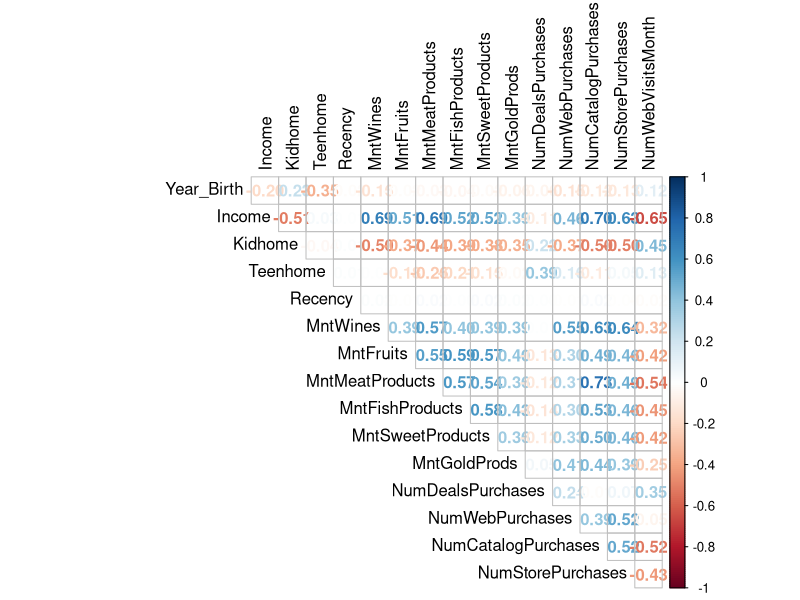
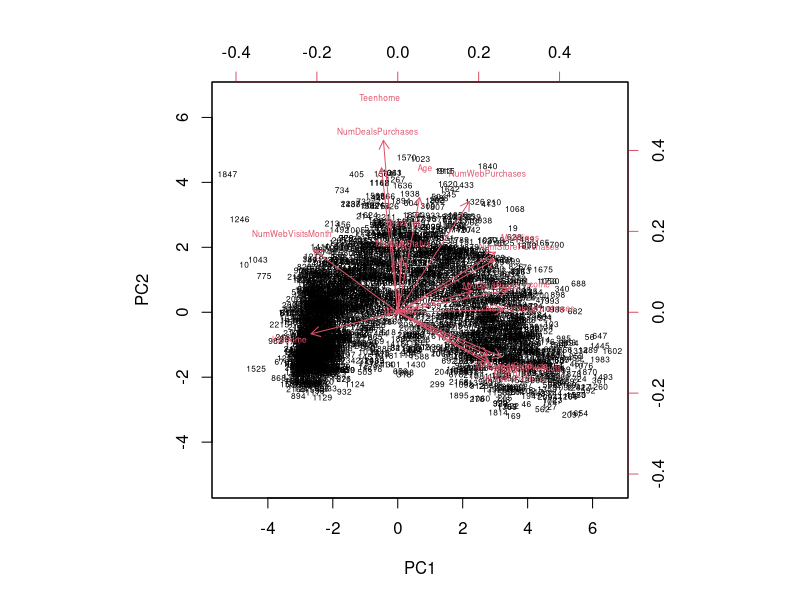
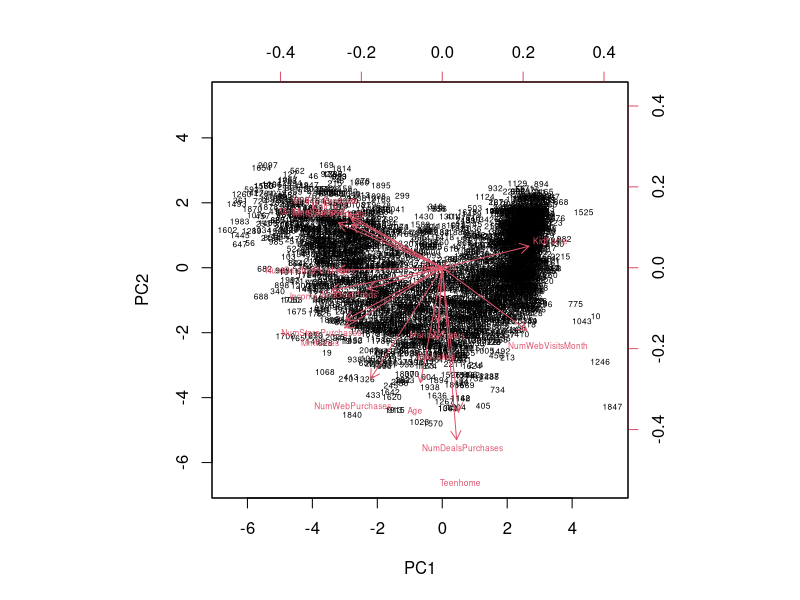
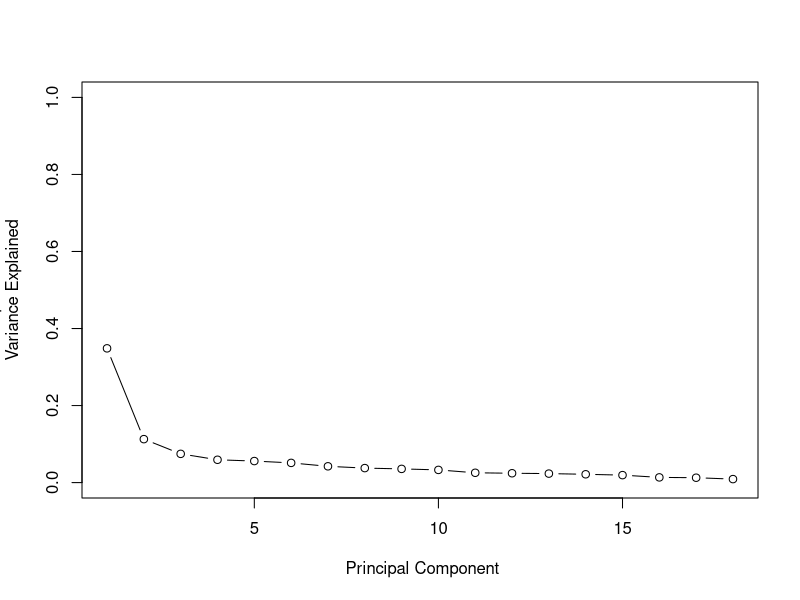
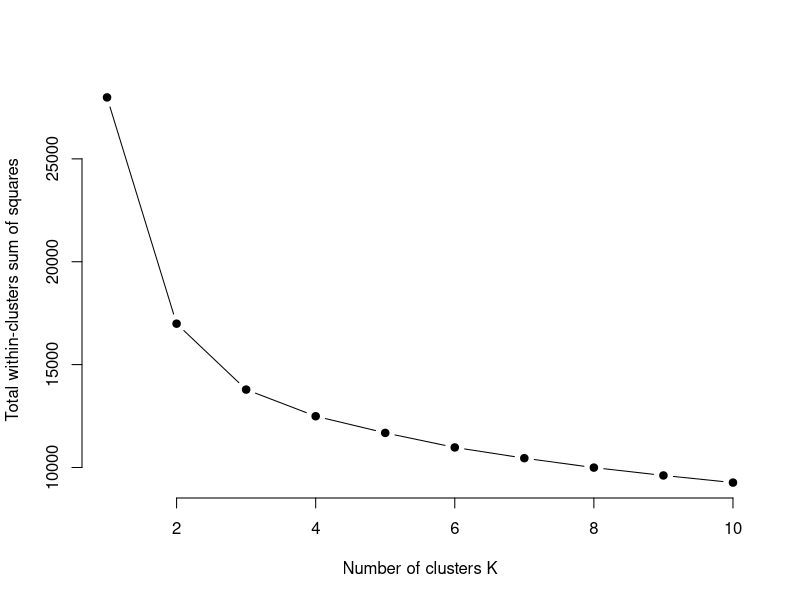
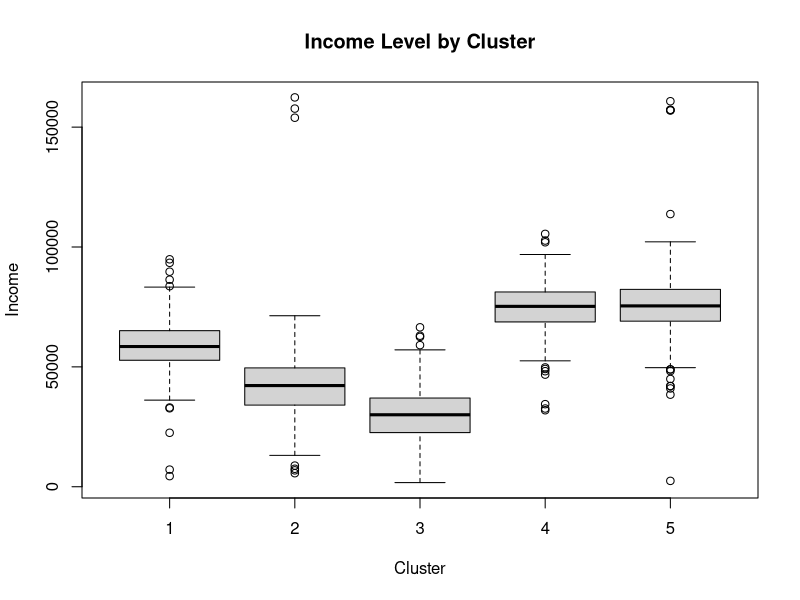
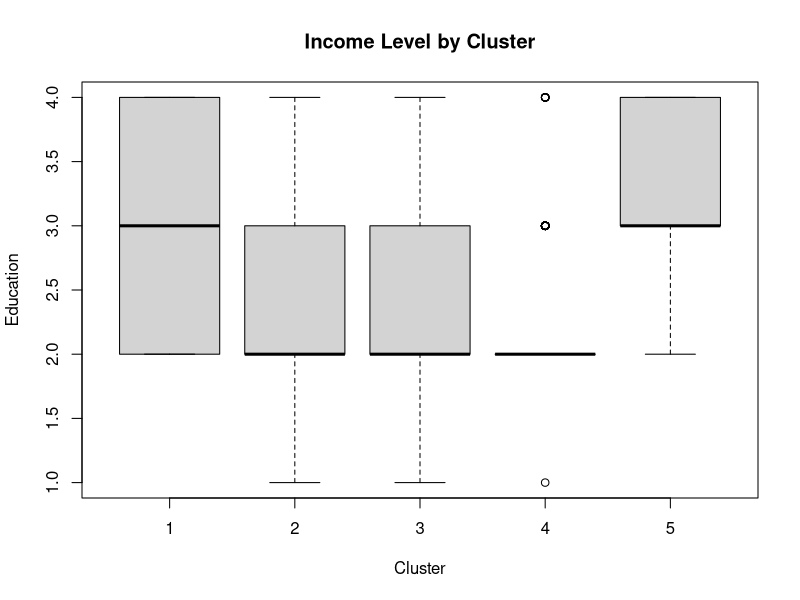
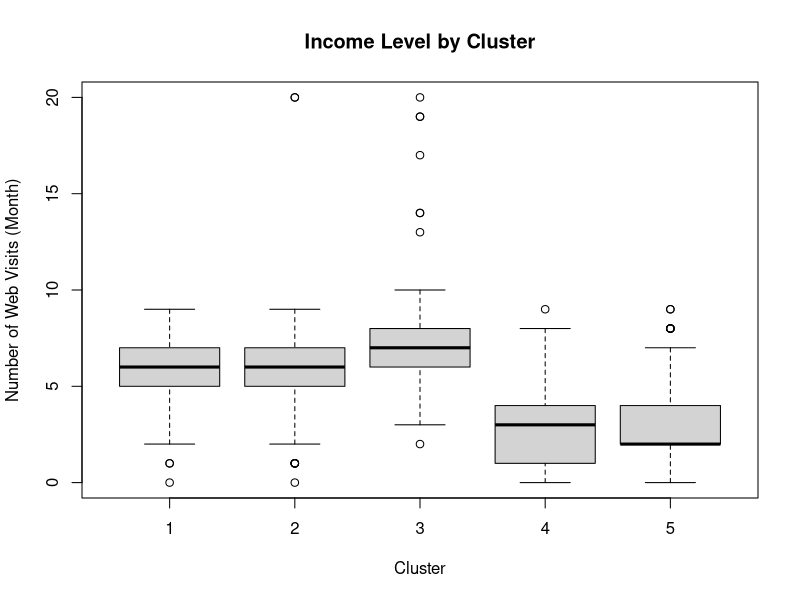

Recreate these plots in R, in order.
# import libraries
library(dplyr)
library(GGally)
library(corrplot)

# import data
data.ori = read.csv("customer-personality.csv")

# summary of data
str(data.ori)

# check for NA
sum(is.na(data.ori))

# check which columns contain NA
apply(is.na(data.ori), 2, which)

# remove NA rows
data.clean = data.ori[which(!is.na(data.ori$Income)),]
str(data.clean)
sum(is.na(data.clean))

# remove outliers from income 
data.clean <- data.clean[!(data.clean$Income >=200000),]

# filter numerical columns
numerical.data = data.clean[, c(2,5:7,9:ncol(data.ori))]
str(numerical.data)

# plot correlation matrix
corrplot(cor(numerical.data), tl.col = "black", diag = FALSE, 
         method = 'number', type = 'upper')

# # inefficient to use this, too much data
# ggpairs(numerical.data)#, aes(color = class, alpha = 0.5))


# converting 'Education' and 'Marital status' variables to categorical variables
## Education
data.clean$Education[data.clean$Education == "Basic"] <- "1"
data.clean$Education[data.clean$Education == "Graduation"] <- "2"
data.clean$Education[data.clean$Education == "2n Cycle"] <- "3"
data.clean$Education[data.clean$Education == "Master"] <- "3"
data.clean$Education[data.clean$Education == "PhD"] <- "4"
data.clean$Education <- as.numeric(data.clean$Education)

## Marital Status - Merging YOLO, Alone, and Absurd to add to single
data.clean$Marital_Status[data.clean$Marital_Status == "Absurd"] <- "1"
data.clean$Marital_Status[data.clean$Marital_Status == "Alone"] <- "1"
data.clean$Marital_Status[data.clean$Marital_Status == "YOLO"] <- "1"
data.clean$Marital_Status[data.clean$Marital_Status == "Single"] <- "1"
data.clean$Marital_Status[data.clean$Marital_Status == "Together"] <- "2"
data.clean$Marital_Status[data.clean$Marital_Status == "Married"] <- "3"
data.clean$Marital_Status[data.clean$Marital_Status == "Divorced"] <- "4"
data.clean$Marital_Status[data.clean$Marital_Status == "Widow"] <- "5"
data.clean$Marital_Status <- as.numeric(data.clean$Marital_Status)

# Adding Age variable (EXPLAIN)
data.clean$Age <- (2014 - data.clean$Year_Birth)

# Figuring out 'Dt_Customer' dataset
data.clean$Dt_Customer <- as.Date.numeric(data.clean$Dt_Customer)

# TODO 
# Remove Dt_customer for now
data.clean$Dt_Customer <- NULL 

# TODO remove ID and Year_Birth
data.clean$Year_Birth <- NULL 
data.clean$ID <- NULL



####### PCA ########

# Apply PCR to data
pr.out = prcomp(data.clean, scale = TRUE)

# PCA Rotation Output
pr.out$rotation

# plot the PCs
biplot(pr.out, scale = 0,cex=0.5)
pr.out$rotation = -pr.out$rotation
pr.out$x = -pr.out$x
biplot(pr.out, scale =0,cex=0.5)
# check the variance explained by each PC
pr.var = pr.out$sdev ^2
# proportion of variance explained
pve = pr.var/sum(pr.var)
cumsum(pve)

plot(pve, xlab = " Principal Component", ylab = "Proportion of
Variance Explained", ylim = c(0,1), type = "b")


"
We can choose 6 components as it captures 70% of the variance
"


# Define the pca data with the optimal number of clusters
pca_data <- data.frame(pr.out$x[, 1:6])


# Applying kmeans to PCA
library(cluster)

# Test different silhouette scores


"
Silhouette scores are a method to see the optimal number of clusters

the interpretation of the silhouette width is the following:
  
Si > 0 means that the observation is well clustered. The closest it is to 1, the best it is clustered.
Si < 0 means that the observation was placed in the wrong cluster.
Si = 0 means that the observation is between two clusters.

"

loop_data <- pca_data
score = c()
n_cluster = c()


# Loop to see silhouette scores with different number of clusters
for (i in 2:9) {
  model=kmeans(loop_data, i, nstart = 10)
  sil <- silhouette(model$cluster, dist(loop_data))
  mean_sil <- mean(sil[,3])
  score <- c(score, mean_sil)
  n_cluster = c(n_cluster, i)
}

# Table to show different silhouettte score
sil_table = cbind(n_cluster, score)
sil_table

"
Table here shows the optimal number of clusters (scores should be ~0.5)

From my findings, our data does not have that lmao

"


# Elbow plot

#Elbow Method for finding the optimal number of clusters
set.seed(123)
# Compute and plot wss for k = 2 to k = 15.
k.max <- 10
data <- pca_data
wss <- sapply(1:k.max, 
              function(k){kmeans(data, k, nstart=50,iter.max = 15 )$tot.withinss})
wss
plot(1:k.max, wss,
     type="b", pch = 19, frame = FALSE, 
     xlab="Number of clusters K",
     ylab="Total within-clusters sum of squares")

"
We can also use the elbow plot to see which number of clusters are optimal
"


# Do kmeans with the optimal number of cluster
# In this example, I used 5, but feel free to change
model=kmeans(pca_data, 5, nstart = 10)

model$cluster

# Assign cluster label to new dataset
data.cluster <- data.clean
data.cluster$cluster <- model$cluster



# Plot the chart

"
Compare the distribution of variables between clusters

"
boxplot(Income ~ cluster, data = data.cluster, xlab = "Cluster",
        ylab = "Income", main = "Income Level by Cluster")

boxplot(Education ~ cluster, data = data.cluster, xlab = "Cluster",
        ylab = "Education", main = "Income Level by Cluster")

boxplot(NumWebVisitsMonth ~ cluster, data = data.cluster, xlab = "Cluster",
        ylab = "Number of Web Visits (Month)", main = "Income Level by Cluster")

boxplot(MntGoldProds ~ cluster, data = data.cluster, xlab = "Cluster",
        ylab = "MntGoldProds", main = "MntGoldProds and Cluster")

boxplot(Age ~ cluster, data = data.cluster, xlab = "Cluster",
        ylab = "Age", main = "Age and Cluster")


### Misc 

# PCA Loadings

# Plotting importance of each variable
PC1 <- pr.out$rotation[,1]
PC1_scores <- abs(PC1)
PC1_scores_ordered <- sort(PC1_scores, decreasing = TRUE)
names(PC1_scores_ordered)

# Plotting importance of each variable
PC2 <- pr.out$rotation[,2]
PC2_scores <- abs(PC2)
PC2_scores_ordered <- sort(PC2_scores, decreasing = TRUE)
names(PC2_scores_ordered)

PC3 <- pr.out$rotation[,3]
PC3_scores <- abs(PC3)
PC3_scores_ordered <- sort(PC3_scores, decreasing = TRUE)
names(PC3_scores_ordered)

